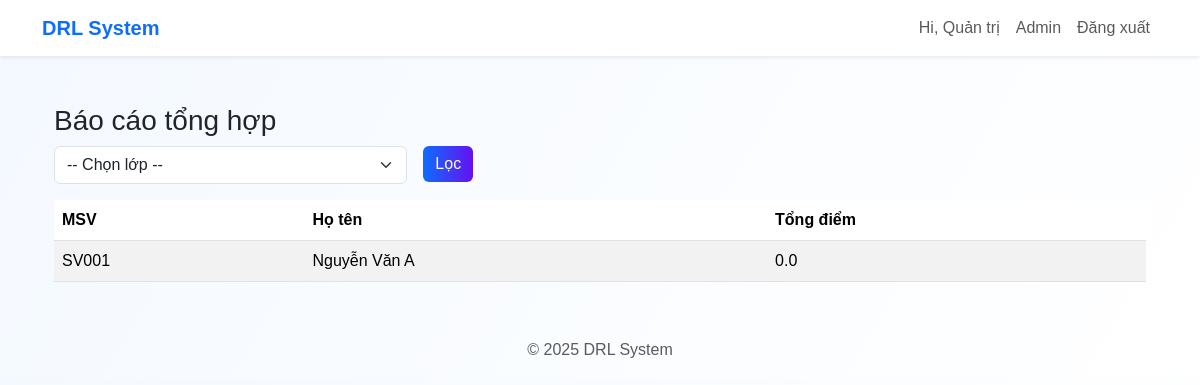
The app's page /admin/report?student_id=SV001 (signed in) with its own data.
### models.py (models this page shows, shortened)
class User(db.Model, UserMixin):
    __tablename__ = "users"
    id = db.Column(db.Integer, primary_key=True)
    username = db.Column(db.String(80), unique=True, nullable=False)   # login
    fullname = db.Column(db.String(120))
    password_hash = db.Column(db.String(200), nullable=False)
    role = db.Column(db.String(20), nullable=False)  # 'admin', 'teacher', 'student'
    student_id = db.Column(db.String(50), nullable=True)
    class_name = db.Column(db.String(50), nullable=True)
    created_at = db.Column(db.DateTime, default=datetime.utcnow)

### app.py (the view)
@app.route("/admin/report")
@login_required
def admin_report():
    if current_user.role != "admin":
        abort(403)
    sel_class = request.args.get("class")
    sel_student = request.args.get("student_id")
    classes = db.session.query(User.class_name).filter(User.role=="student").distinct().all()
    classes = [c[0] for c in classes if c[0]]
    students = []
    if sel_class:
        students = User.query.filter_by(role="student", class_name=sel_class).all()
    elif sel_student:
        students = User.query.filter_by(role="student", student_id=sel_student).all()
    else:
        students = []
    results = []
    for s in students:
        total = 0.0
        details = []
        for r in s.registrations:
            if r.cancelled:
                continue
            act = r.activity
            ev = Evaluation.query.filter_by(registration_id=r.id).first()
            percent = ev.percent if ev else 0.0
            point = act.max_score * percent / 100.0
            total += point
            details.append({"activity": act.name, "max": act.max_score, "percent": percent, "point": point})
        results.append({"student": s, "total": total, "details": details})
    return render_template("report.html", classes=classes, selected_class=sel_class, students=results)

### app.py (called while the page is built)
@login_manager.user_loader
def load_user(user_id):
    return User.query.get(int(user_id))

### templates/report.html (shortened to what this page needs)
{% extends "base.html" %}
{% block content %}
<div class="container mt-4">
  <h3>Báo cáo tổng hợp</h3>
  <form method="get" class="row g-3 mb-3">
    <div class="col-md-4">
      <select name="class" class="form-select">
        <option value="">-- Chọn lớp --</option>
      </select>
    </div>
    <div class="col-md-2">
      <button class="btn btn-primary">Lọc</button>
    </div>
  </form>
  {% if students %}
  <table class="table table-striped">
    <thead><tr><th>MSV</th><th>Họ tên</th><th>Tổng điểm</th></tr></thead>
    <tbody>
      {% for s in students %}
      <tr>
        <td>{{ s.student.student_id }}</td>
        <td>{{ s.student.fullname }}</td>
        <td>{{ s.total }}</td>
      </tr>
      {% endfor %}
    </tbody>
  </table>
  {% else %}
  <p class="text-muted">Chọn lớp để xem báo cáo.</p>
  {% endif %}
</div>
{% endblock %}

### templates/base.html (shortened to what this page needs)
<!doctype html>
<html lang="vi">
<head>
  <link href="https://cdn.jsdelivr.net/npm/bootstrap@5.3.2/dist/css/bootstrap.min.css" rel="stylesheet">
  <link href="{{ url_for('static', filename='css/style.css') }}" rel="stylesheet">
</head>
<body>
<nav class="navbar navbar-expand-lg navbar-light bg-white shadow-sm">
  <div class="container">
    <a class="navbar-brand fw-bold text-primary" href="{{ url_for('index') }}">DRL System</a>
    <div class="collapse navbar-collapse">
      <ul class="navbar-nav ms-auto">
        {% if current_user.is_authenticated %}
          <li class="nav-item"><span class="nav-link">Hi, {{ current_user.fullname or current_user.username }}</span></li>
          {% if current_user.role == 'admin' %}
            <li class="nav-item"><a class="nav-link" href="{{ url_for('admin_dashboard') }}">Admin</a></li>
          {% endif %}
          <li class="nav-item"><a class="nav-link" href="{{ url_for('logout') }}">Đăng xuất</a></li>
        {% else %}
          <li class="nav-item"><a class="nav-link" href="{{ url_for('login') }}">Đăng nhập</a></li>
        {% endif %}
      </ul>
    </div>
  </div>
</nav>
<div class="container py-4">
  {% block content %}{% endblock %}
</div>
<footer class="text-center py-3 text-muted">
  © {{ now().year }} DRL System
</footer>
</body>
</html>

### static/css/style.css (style rules this page uses)
body { background: linear-gradient(120deg, #f4f9ff 0%, #ffffff 100%); font-family: Arial, sans-serif; }
.navbar-brand { color: #0d6efd !important; }
.btn-primary { background: linear-gradient(90deg,#0d6efd,#6610f2); border: none; }

### records on screen
User: fullname "Quản trị"
User: student.student_id "SV001", student.fullname "Nguyễn Văn A"

### other values on screen
{{ s.total }} "0.0"
